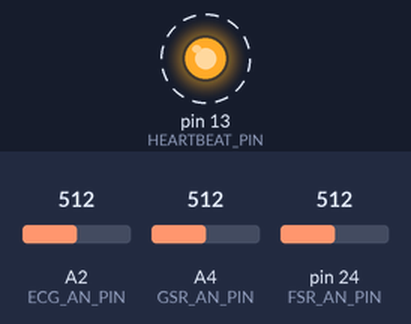
Simulated run of this sketch. Board: Teensy 4. Shown: output pins drawn as LEDs (lit = HIGH). Dashed ring = blinking. The test bench sets the inputs (shaded band); at power-on: A2 (ECG_AN_PIN) = 512, A4 (GSR_AN_PIN) = 512, pin 24 (FSR_AN_PIN) = 512. What the sketch prints to the serial monitor is not drawn.

Above: at 1.12 s.
Timing chart, 0 to 4.0 s (numbered marks = the images above):
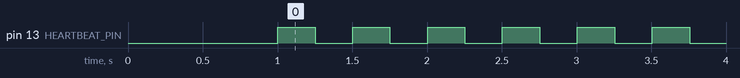

Measured:
- by itself, pin 13 (HEARTBEAT_PIN): alternates HIGH for 0.25 s and LOW for 0.25 s

The sketch:

Multimodal_Readout_and_Triggering.ino
```cpp
// ───────────────────────────────────────────────────────────────────────────────
//   Teensy 4.1 – FSR + ECG + GSR ADC streaming + heartbeat LED + command‐triggered pin
// Original code by José Torres, extended by Paul Rüsing. @INI UZH / ETH Zurich
// ───────────────────────────────────────────────────────────────────────────────
const int HEARTBEAT_PIN = LED_BUILTIN;
const int TRIG_PIN      = 32;  // 28 before
const int FSR_AN_PIN    = A10;
const int ECG_AN_PIN    = A2;
const int GSR_AN_PIN    = A4;


// heartbeat config
const unsigned long HEARTBEAT_PERIOD = 250;  // ms toggle interval
unsigned long lastHeartbeat = 0;
bool heartbeatState = false;


void setup() {
  pinMode(HEARTBEAT_PIN, OUTPUT);
  pinMode(TRIG_PIN, OUTPUT);


  Serial.begin(115200);  // ⬅️ Increased baud rate
  delay(1000);           // Let host settle
}


void loop() {
  unsigned long now = millis();


  // ── 1) Non-blocking heartbeat
  if (now - lastHeartbeat >= HEARTBEAT_PERIOD) {
    heartbeatState = !heartbeatState;
    digitalWrite(HEARTBEAT_PIN, heartbeatState);
    lastHeartbeat = now;
  }


  // ── 2) Read FSR sensor and send structured message
  int raw = analogRead(FSR_AN_PIN);
  float voltage = raw * (3.3 / 1023.0);
  Serial.print("FSR:");
  Serial.println(voltage, 6);  // six decimal precision


  // ── 3) Read FSR sensor and send structured message
  raw = analogRead(ECG_AN_PIN);
  voltage = raw * (3.3 / 1023.0);
  Serial.print("ECG:");
  Serial.println(voltage, 6);  // six decimal precision


  // ── 4) Read FSR sensor and send structured message
  raw = analogRead(GSR_AN_PIN);
  voltage = raw * (3.3 / 1023.0);
  Serial.print("GSR:");
  Serial.println(voltage, 6);  // six decimal precision


  // ── 5) Command trigger
  if (Serial.available() > 0) {
    char cmd = Serial.read();
    if (cmd == 'A') digitalWrite(TRIG_PIN, HIGH);
    else if (cmd == 'B') digitalWrite(TRIG_PIN, LOW);
  }
}
```
